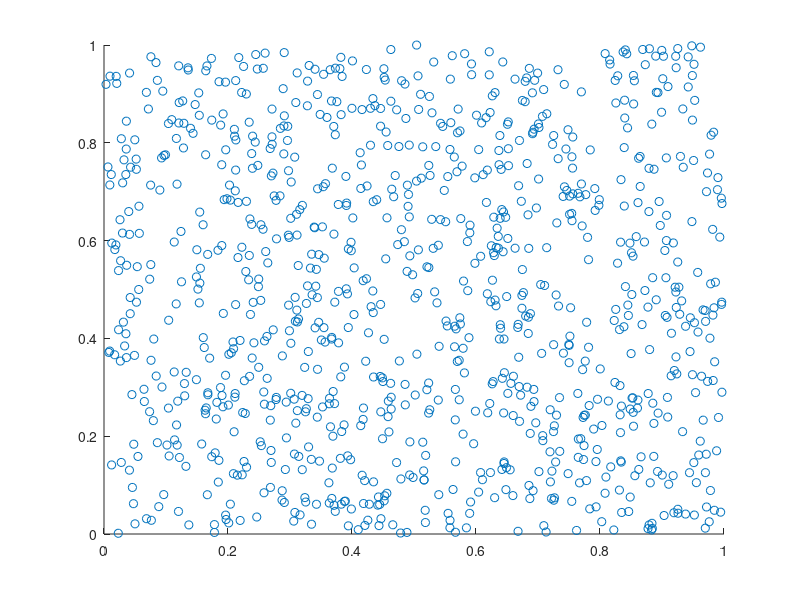
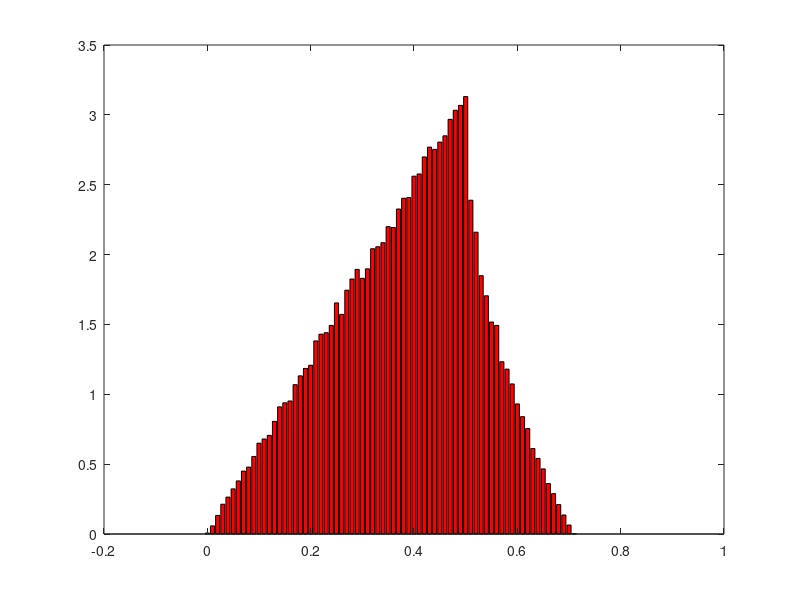
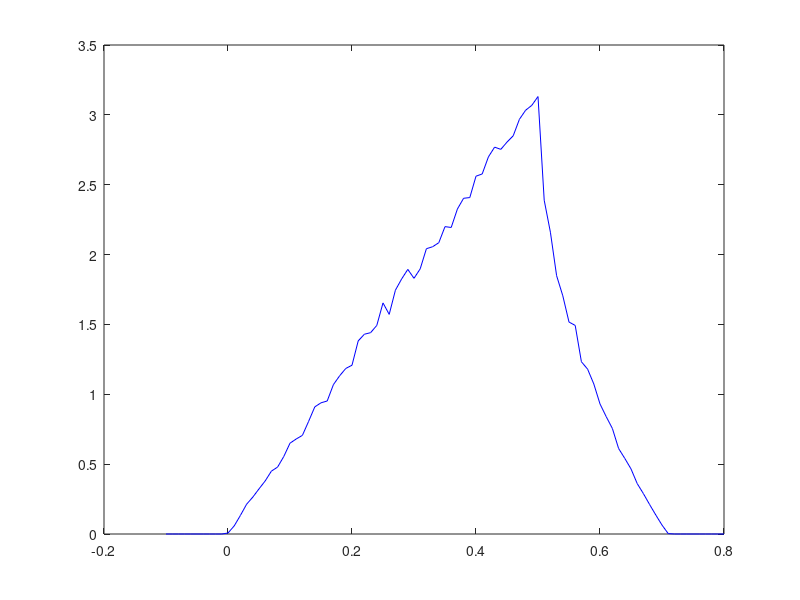

Write MATLAB code to recreate these figures, in order.
%problema do jogador inexperiente jogando dardos.(Caderno)

Nexp = 100000;

X = rand(1,Nexp); %sorteia uma matriz com 1 linha e Nexp colunas entre 0 e 1
Y = rand(1,Nexp);

figure(1)
scatter(X(1:1000),Y(1:1000)); %plot os valores como pontos no grafico 
                              %(1:1000) pega os primeiros 1000 valores do vetor
                              

D = sqrt((X-0.5).^2 + (Y-0.5).^2); %0.5 pq o grafico esta de 0-1 no x e 0-1 no y entao no centro e (0.5,0.5)
SD = -0.1:0.01:0.8; %config o espaço amostral da variavel (-0.1 para poder os valores anteriores a 0)
                    %o passo influencia na quantia das barras


freq_D = hist(D,SD); 
pdf_D = freq_D / trapz(SD,freq_D) %normalizando a freq com o metodo dos trapezios(eixox, eixoy) 

figure(2)
bar(SD,pdf_D,'r')%plotar em barra que fica mais agradavel

figure(3)
plot(SD,pdf_D,'b')%assim tambem esta correto so que fica menos agradavel 
